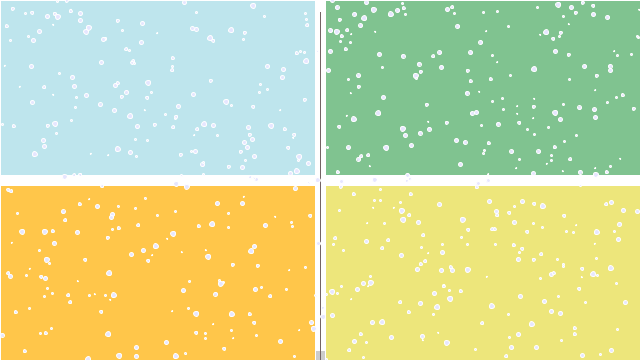
Frame 1 (no input)
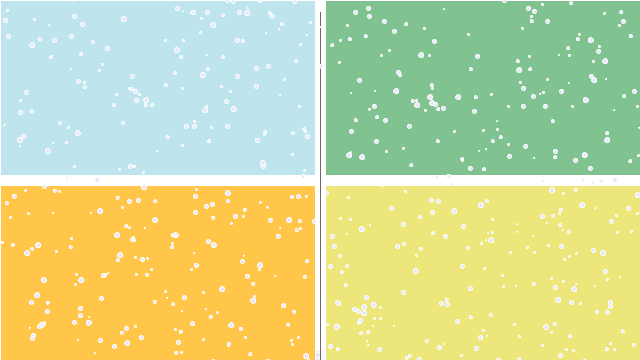
Frame 60 (the mouse pressed at the canvas centre just before this capture)
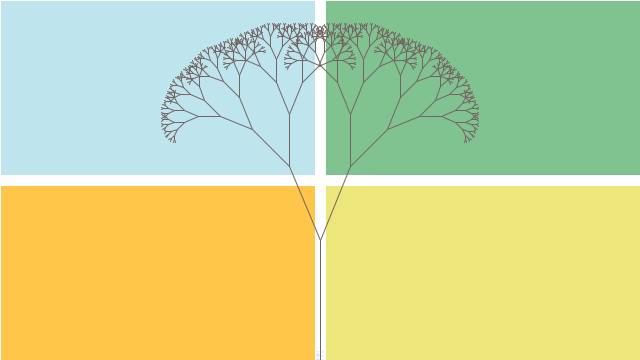
Frame 120 (the mouse held since frame 60 and released just before this capture)

The Processing sketch that drew these frames (run headless with seeded random() and noise(); from frame 60 on, the mouse is pressed at the canvas centre):

// Processing sketch: processing_177521
// ── processing_177521.pde

int op = 255;
float theta;   
int quantity = 600;
float [] xPosition = new float[quantity];
float [] yPosition = new float[quantity];
int [] flakeSize = new int[quantity];
int [] direction = new int[quantity];
int minFlakeSize = 1;
int maxFlakeSize = 5;

void setup() {
  size(640, 360);
    frameRate(30);
  noStroke();
  smooth();
  rectMode(CORNERS);
  
    for(int i = 0; i < quantity; i++) {
    flakeSize[i] = round(random(minFlakeSize, maxFlakeSize));
    xPosition[i] = random( 0, width);
    yPosition[i] = random(0, height);
    direction[i] = round(random(0, 1));
  }
  
}

void draw() {
  frameRate(30);
  stroke(255);
  
  //boxes
  fill(255);
  rect(0,0,640,350);
  fill(190,229,237);
  rect(0,0,315,175);
  fill(128,195,144);
  rect(325,0,640,175);
  fill(255,198,74);
  rect(0,185,315,360);
  fill(237,230,123);
  rect(325,185,640,360);
  fill(230,230,255);
  
  //if statements for tree
  // angle 0 to 90 degrees based on the mouse position
  float a = 0.5*(mouseX / (float) width) * 90f;
  
  
  if (mouseY < 180) {
    if(mouseX < 320)  {
      a = 0.5*(mouseX / (float) width) * 20f;
    }
    else {
      a = (mouseX / (float) width) * 20f;
    }
  }
  
  if (mouseY > 180) {
    if(mouseX > 320)  {
      a = (mouseX / (float) width) * -20f;
    }
    else {
      a = 0.5*(mouseX / (float) width) * -20f;
    }
  }
  
  stroke(115,100,100);
  // convert into radians
  theta = radians(a);
  // Start the tree from the bottom of the screen
  translate(width/2,height);
  // Draw a line 120 pixels
  line(0,0,0,-120);
  // Move to the end of that line
  translate(0,-120);
  // Start the recursive branching
  branch(120);
  stroke(255);
 
  // The for loop that houses all of the movement among the snowflakes
  translate(-width/2, -height + 120);
  if(mouseY < height/2 && mouseX < width/2)
  for(int i = 0; i < xPosition.length; i++) {
    
    // Change X based on mouse movement
    
    ellipse(xPosition[i], yPosition[i], flakeSize[i], flakeSize[i]);
    
    yPosition[i] += flakeSize[i] + direction[i]; 
    
    // If x pos is way off to the right, x pos is way off to the left, or if y pos is off the screen, then set the x position to anywhere and the y to the top.
    
    if(xPosition[i] > width + flakeSize[i] || xPosition[i] < -flakeSize[i] || yPosition[i] > height + flakeSize[i]) {
      xPosition[i] = random(0, width);
      yPosition[i] = -flakeSize[i];
    } 
  }
}


void branch(float h) {
  // Each branch will be 2/3rds the size of the previous one
  h *= 0.66;


//2 pixels or less
  if (h > 2) {
    pushMatrix();    // save state of transformations
    rotate(theta);   // Rotate by theta
    line(0, 0, 0, -h);  // Draw the branch
    translate(0, -h); // Move to the end of the branch
    branch(h);       // new branches
    popMatrix();     //pop to restore push
    // repeat
    pushMatrix();
    rotate(-theta);
    line(0, 0, 0, -h);
    translate(0, -h);
    branch(h);
    popMatrix();
  }  
}
